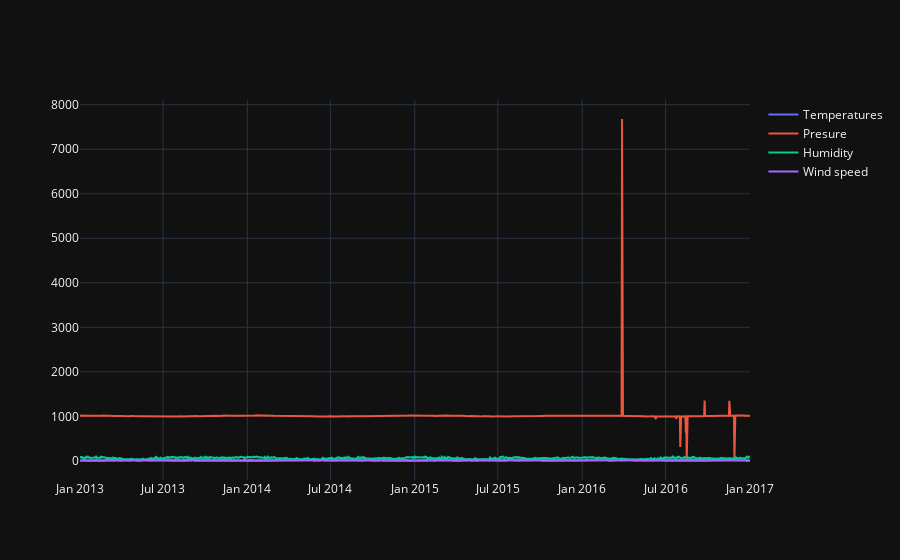

The notebook cell this image was saved under:
### Markdown cell above
## Plot data

### Code cell
fig = go.Figure()
fig.add_trace(go.Scatter(x=df.index, y=df.meantemp, mode='lines', name='Temperatures'))
fig.add_trace(go.Scatter(x=df.index, y=df.meanpressure, mode='lines', name='Presure'))
fig.add_trace(go.Scatter(x=df.index, y=df.humidity, mode='lines', name='Humidity'))
fig.add_trace(go.Scatter(x=df.index, y=df.wind_speed, mode='lines', name='Wind speed'))

fig.show()

### Figure 1 — Plotly figure (JSON) as saved in the notebook; plotly's stock layout.template omitted (floating-point values rounded to 4 significant figures; data arrays with more than 128 entries replaced by an {"elided": "..."} marker saying what was removed)
{"data": [{"mode": "lines", "name": "Temperatures", "x": {"elided": "1462 str values"}, "y": {"elided": "1462 float values"}, "type": "scatter"}, {"mode": "lines", "name": "Presure", "x": {"elided": "1462 str values"}, "y": {"elided": "1462 float values"}, "type": "scatter"}, {"mode": "lines", "name": "Humidity", "x": {"elided": "1462 str values"}, "y": {"elided": "1462 float values"}, "type": "scatter"}, {"mode": "lines", "name": "Wind speed", "x": {"elided": "1462 str values"}, "y": {"elided": "1462 float values"}, "type": "scatter"}], "layout": {}}
